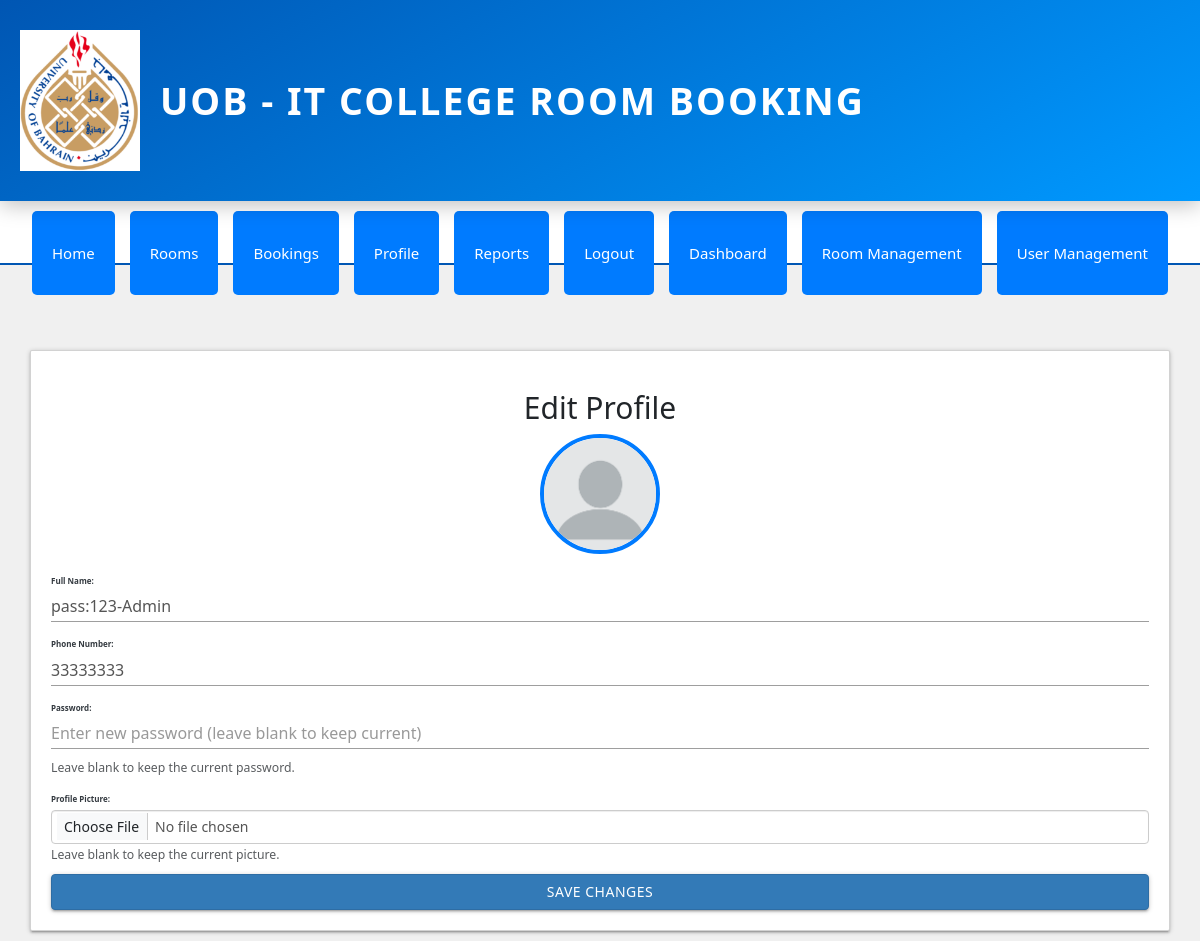
Screenshot of /profile.php (signed in) with the database file from the repository.
### tables this page shows
CREATE TABLE `user` (
  `user_id` int(5) NOT NULL,
  `email` varchar(100) NOT NULL,
  `fullName` varchar(100) NOT NULL,
  `phoneNum` varchar(15) NOT NULL,
  `password` varchar(255) NOT NULL,
  `user_type` varchar(10) NOT NULL,
  `profile_picture` varchar(255) DEFAULT 'Unknown.png'
);

### profile.php (the view, shortened to what this page needs)
<?php
include 'connection.php';
$userId = $_SESSION['user_id'];
$sql = "SELECT * FROM user WHERE user_id = ?";
$stmt = $pdo->prepare($sql);
$stmt->execute([$userId]);
$user = $stmt->fetch(PDO::FETCH_ASSOC);
$defaultProfilePic = 'Unknown.png';
$currentProfilePic = !empty($user['profile_picture']) ? htmlspecialchars($user['profile_picture']) : $defaultProfilePic;
?>
<!DOCTYPE html>
<html lang="en">
<head>
    <link href="https://cdn.jsdelivr.net/npm/bootstrap@5.3.3/dist/css/bootstrap.min.css" rel="stylesheet">
</head>
<body>
<?php include("header.php"); ?>
    <div class="container">
        <div class="card">
            <h2 class="text-center">Edit Profile</h2>
            <div class="text-center mb-4">
                <img src="<?= htmlspecialchars($currentProfilePic) ?>" alt="Profile Picture" class="profile-pic">
            </div>
            <form id="profile-form" enctype="multipart/form-data" method="POST">
                <div class="mb-3">
                    <label for="fullName" class="form-label">Full Name:</label>
                    <input type="text" id="fullName" name="fullName" class="form-control" value="<?= htmlspecialchars($user['fullName'] ?? '') ?>" required>
                </div>
                <div class="mb-3">
                    <label for="phoneNum" class="form-label">Phone Number:</label>
                    <input
                    type="text"
                    id="phoneNum"
                    name="phoneNum"
                    class="form-control"
                    value="<?= htmlspecialchars($user['phoneNum'] ?? '') ?>"
                    pattern="^(00973|\+973)?\s?(([36]\d{7})|(17\d{6}))$"
                    title="Phone number must be Bahraini format (e.g., +973 3XXXXXXX or 17XXXXXX)"
                    required
                    >
</div>
<div class="mb-3">
    <label for="password" class="form-label">Password:</label>
    <input
        type="password"
        id="password"
        name="password"
        class="form-control"
        placeholder="Enter new password (leave blank to keep current)"
        pattern="^(?=.*[A-Z])(?=.*[a-z])(?=.*[0-9])[A-Za-z0-9_#@%*\-]{8,50}$"
        title="Password must be 8-50 characters, include uppercase, lowercase, digit, and special character." >
    <small class="form-text text-muted">Leave blank to keep the current password.</small>
</div>
                <div class="mb-3">
                    <label for="profile-picture" class="form-label">Profile Picture:</label>
                    <input type="file" id="profile-picture" name="profile-picture" class="form-control" accept="image/*">
                    <small class="form-text text-muted">Leave blank to keep the current picture.</small>
                </div>
                <button type="submit" class="btn btn-primary w-100">Save Changes</button>
            </form>
        </div>
    </div>
</body>
</html>

### profile.php (style rules this page uses)
body { background-color: #f8f9fa; font-family: 'Arial', sans-serif; }
.container { margin-top: 50px; max-width: 600px; }
.card { padding: 20px; border-radius: 15px; box-shadow: 0 4px 8px rgba(0, 0, 0, 0.1); background-color: #ffffff; }
.profile-pic { width: 120px; height: 120px; border-radius: 50%; object-fit: cover; border: 4px solid #007bff; }
h2 { color: #007bff; margin-bottom: 20px; }
.form-label { font-weight: bold; color: #343a40; }
.btn-primary { background-color: #007bff; border: none; }
.form-text { color: #6c757d; }

### header.php (style rules this page uses)
body { background-color: #f0f0f0; margin: 0; font-family: 'Segoe UI', Tahoma, Geneva, Verdana, sans-serif; }

### rows the page displays
user: profile_picture (picture), fullName "pass:123-Admin", phoneNum "33333333"
